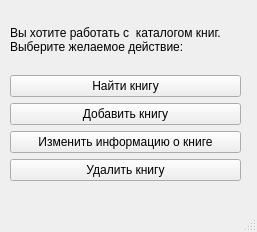
<?xml version="1.0" encoding="UTF-8"?>
<ui version="4.0">
 <class>MainWindow</class>
 <widget class="QMainWindow" name="MainWindow">
  <property name="geometry">
   <rect>
    <x>0</x>
    <y>0</y>
    <width>257</width>
    <height>232</height>
   </rect>
  </property>
  <property name="windowTitle">
   <string>MainWindow</string>
  </property>
  <widget class="QWidget" name="centralwidget">
   <widget class="QWidget" name="layoutWidget">
    <property name="geometry">
     <rect>
      <x>10</x>
      <y>10</y>
      <width>231</width>
      <height>171</height>
     </rect>
    </property>
    <layout class="QVBoxLayout" name="verticalLayout">
     <item>
      <widget class="QLabel" name="label">
       <property name="text">
        <string>Вы хотите работать с  каталогом книг.
Выберите желаемое действие:</string>
       </property>
      </widget>
     </item>
     <item>
      <widget class="QPushButton" name="search">
       <property name="text">
        <string>Найти книгу</string>
       </property>
      </widget>
     </item>
     <item>
      <widget class="QPushButton" name="add">
       <property name="text">
        <string>Добавить книгу</string>
       </property>
      </widget>
     </item>
     <item>
      <widget class="QPushButton" name="changeInfo">
       <property name="text">
        <string>Изменить информацию о книге</string>
       </property>
      </widget>
     </item>
     <item>
      <widget class="QPushButton" name="delet">
       <property name="text">
        <string>Удалить книгу</string>
       </property>
      </widget>
     </item>
    </layout>
   </widget>
  </widget>
  <widget class="QMenuBar" name="menubar">
   <property name="geometry">
    <rect>
     <x>0</x>
     <y>0</y>
     <width>257</width>
     <height>21</height>
    </rect>
   </property>
  </widget>
  <widget class="QStatusBar" name="statusbar"/>
 </widget>
 <resources/>
 <connections/>
</ui>
